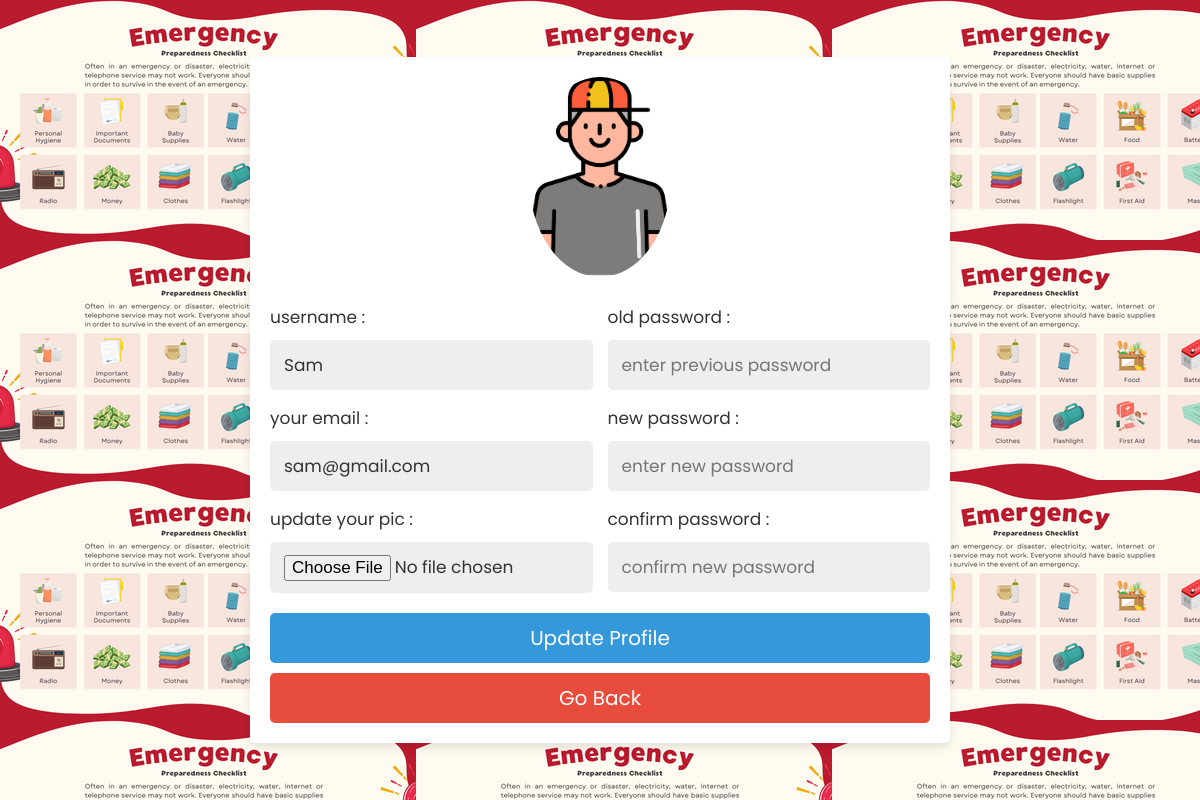
The page /update_profile.php (signed in) on the database its author committed.
### tables this page shows
CREATE TABLE `user_form` (
  `id` int(100) NOT NULL,
  `unique_id` int(255) NOT NULL,
  `firstname` varchar(100) NOT NULL,
  `email` varchar(100) NOT NULL,
  `cpnum` varchar(11) NOT NULL,
  `password` varchar(100) NOT NULL,
  `image` varchar(100) NOT NULL,
  `middlename` varchar(100) NOT NULL,
  `lastname` varchar(100) NOT NULL,
  `age` int(100) NOT NULL,
  `address` varchar(255) NOT NULL,
  `gender` enum('male','female') NOT NULL,
  `status` varchar(255) NOT NULL
);

### update_profile.php (the view, shortened to what this page needs)
<?php
include 'php/config.php';
$user_id = $_SESSION['user_id'];
?>
<!DOCTYPE html>
<html lang="en">
<head>
   <link rel="stylesheet" href="css/style.css">
</head>
<body>
<div class="update-profile">
   <?php
      $select = mysqli_query($conn, "SELECT * FROM `user_form` WHERE id = '$user_id'") or die('query failed');
      if(mysqli_num_rows($select) > 0){
         $fetch = mysqli_fetch_assoc($select);
      }
   ?>
   <form action="" method="post" enctype="multipart/form-data">
      <?php
         if($fetch['image'] == ''){
            echo '<img src="images/default-avatar.png">';
         }else{
            echo '<img src="uploaded_img/'.$fetch['image'].'">';
         }
      ?>
      <div class="flex">
         <div class="inputBox">
            <span>username :</span>
            <input type="text" name="update_name" value="<?php echo $fetch['firstname']; ?>" class="box">
            <span>your email :</span>
            <input type="email" name="update_email" value="<?php echo $fetch['email']; ?>" class="box">
            <span>update your pic :</span>
            <input type="file" name="update_image" accept="image/jpg, image/jpeg, image/png" class="box">
         </div>
         <div class="inputBox">
            <span>old password :</span>
            <input type="password" name="update_pass" placeholder="enter previous password" class="box">
            <span>new password :</span>
            <input type="password" name="new_pass" placeholder="enter new password" class="box">
            <span>confirm password :</span>
            <input type="password" name="confirm_pass" placeholder="confirm new password" class="box">
         </div>
      </div>
      <input type="submit" value="Update Profile" name="update_profile" class="btn">
      <a href="home.php" class="delete-btn">Go Back</a>
   </form>
</div>
</body>
</html>

### css/style.css (style rules this page uses)
:root { --blue:#3498db; --dark-blue:#2980b9; --red:#e74c3c; --dark-red:#c0392b; --black:#333; --white:#fff; --light-bg:#eee; --box-shadow:0 5px 10px rgba(0,0,0,.1); }
* { font-family: 'Poppins', sans-serif; margin:0; padding:0; box-sizing: border-box; outline: none; border: none; text-decoration: none; }
.btn, .delete-btn { width: 100%; border-radius: 5px; padding:10px 30px; color:var(--white); display: block; text-align: center; cursor: pointer; font-size: 20px; margin-top: 10px; }
.btn { background-color: var(--blue); }
.delete-btn { background-color: var(--red); }
.update-profile { min-height: 100vh; background-color: var(--light-bg); display: flex; align-items: center; justify-content: center; padding:20px; background-image: url(../assets/1.png); }
.update-profile form { padding:20px; background-color: var(--white); box-shadow: var(--box-shadow); text-align: center; width: 700px; text-align: center; border-radius: 5px; }
.update-profile form img { height: 200px; width: 200p; border-radius: 50%; object-fit: cover; margin-bottom: 5px; }
.update-profile form .flex { display: flex; justify-content: space-between; margin-bottom: 20px; gap:15px; }
.update-profile form .flex .inputBox { width: 49%; }
.update-profile form .flex .inputBox span { text-align: left; display: block; margin-top: 15px; font-size: 17px; color:var(--black); }
.update-profile form .flex .inputBox .box { width: 100%; border-radius: 5px; background-color: var(--light-bg); padding:12px 14px; font-size: 17px; color:var(--black); margin-top: 10px; }

### rows shown on the page
user_form: image (picture), update_name "Sam", update_email "sam@gmail.com"
